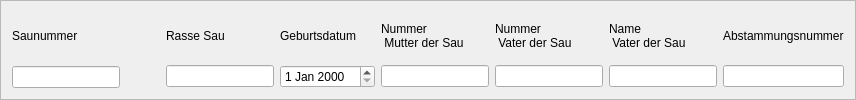
           <widget class="QFrame" name="fram_Sau">
            <property name="frameShape">
             <enum>QFrame::StyledPanel</enum>
            </property>
            <property name="frameShadow">
             <enum>QFrame::Raised</enum>
            </property>
            <layout class="QHBoxLayout" name="horizontalLayout_3">
             <item>
              <layout class="QGridLayout" name="Layout_Saunummer">
               <item row="6" column="3">
                <layout class="QGridLayout" name="Layout_Muetterlichkeitserfassung">
                 <item row="2" column="5">
                  <widget class="QLineEdit" name="lineEdit_Muetterlichkeitserfassung_NameVater"/>
                 </item>
                 <item row="2" column="1">
                  <widget class="QLineEdit" name="lineEdit_Muetterlichkeitserfassung_Rasse_Sau"/>
                 </item>
                 <item row="0" column="2">
                  <widget class="QLabel" name="label_Muetterlichkeitserfassung_Geburtsdatum">
                   <property name="text">
                    <string>Geburtsdatum</string>
                   </property>
                  </widget>
                 </item>
                 <item row="2" column="2">
                  <widget class="QDateEdit" name="lineDate_Muetterlichkeitserfassung_Geburtsdatum"/>
                 </item>
                 <item row="0" column="3">
                  <widget class="QLabel" name="label_Muetterlichkeitserfassung_NummerMutter">
                   <property name="text">
                    <string>Nummer 
 Mutter der Sau</string>
                   </property>
                  </widget>
                 </item>
                 <item row="2" column="4">
                  <widget class="QLineEdit" name="lineEdit_Muetterlichkeitserfassung_NummerVater"/>
                 </item>
                 <item row="0" column="1">
                  <widget class="QLabel" name="label_Muetterlichkeitserfassung_Rasse_Sau">
                   <property name="text">
                    <string>Rasse Sau</string>
                   </property>
                  </widget>
                 </item>
                 <item row="0" column="5">
                  <widget class="QLabel" name="label_Muetterlichkeitserfassung_NameVater">
                   <property name="text">
                    <string>Name 
 Vater der Sau</string>
                   </property>
                  </widget>
                 </item>
                 <item row="0" column="6">
                  <widget class="QLabel" name="label_Muetterlichkeitserfassung_lineEdit_Muetterlichkeitserfassung_Abstammungsnummer">
                   <property name="text">
                    <string>Abstammungsnummer</string>
                   </property>
                  </widget>
                 </item>
                 <item row="0" column="4">
                  <widget class="QLabel" name="label_Muetterlichkeitserfassung_NummerVater">
                   <property name="text">
                    <string>Nummer 
 Vater der Sau</string>
                   </property>
                  </widget>
                 </item>
                 <item row="2" column="3">
                  <widget class="QLineEdit" name="lineEdit_Muetterlichkeitserfassung_NummerMutter"/>
                 </item>
                 <item row="2" column="6">
                  <widget class="QLineEdit" name="lineEdit_Muetterlichkeitserfassung_Abstammungsnummer"/>
                 </item>
                </layout>
               </item>
               <item row="6" column="2">
                <spacer name="horizontalSpacer_5">
                 <property name="orientation">
                  <enum>Qt::Horizontal</enum>
                 </property>
                 <property name="sizeHint" stdset="0">
                  <size>
                   <width>40</width>
                   <height>20</height>
                  </size>
                 </property>
                </spacer>
               </item>
               <item row="6" column="1">
                <layout class="QVBoxLayout" name="verticalLayout_Saunummer">
                 <item>
                  <widget class="QLabel" name="label_Saunummer">
                   <property name="text">
                    <string>Saunummer</string>
                   </property>
                  </widget>
                 </item>
                 <item>
                  <widget class="QLineEdit" name="lineEdit_Saunummer"/>
                 </item>
                </layout>
               </item>
              </layout>
             </item>
            </layout>
           </widget>
